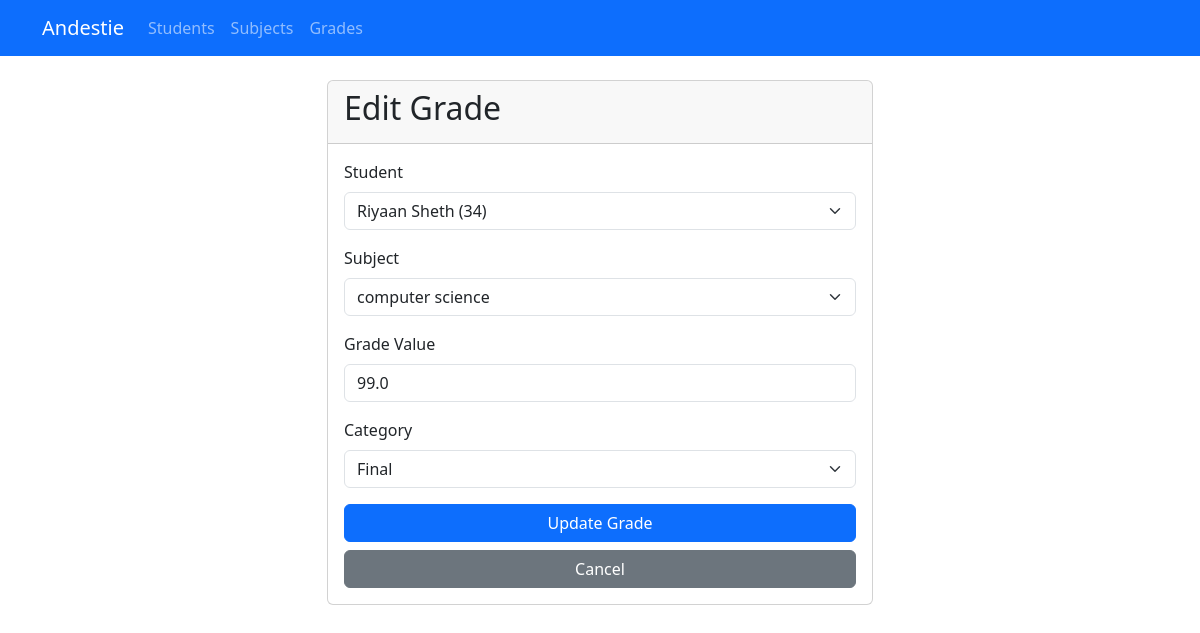
The page /grades/edit/1 on the database its author committed.
### app.py (models this page shows, shortened)
class BaseEntity:
    def validate(self):
        """Validate the entity's data"""
        pass

class Grade(db.Model, BaseEntity):
    id = db.Column(db.Integer, primary_key=True)
    student_id = db.Column(db.Integer, db.ForeignKey('student.id'), nullable=False)
    subject_id = db.Column(db.Integer, db.ForeignKey('subject.id'), nullable=False)
    grade_value = db.Column(db.Float, nullable=False)
    category = db.Column(db.String(50), nullable=False)
    date = db.Column(db.DateTime, default=datetime.utcnow)

class Student(db.Model, BaseEntity):
    id = db.Column(db.Integer, primary_key=True)
    name = db.Column(db.String(100), nullable=False)
    roll_number = db.Column(db.String(20), unique=True, nullable=False)
    class_name = db.Column(db.String(50), nullable=False)
    grades = db.relationship('Grade', backref='student', lazy=True)

class Subject(db.Model, BaseEntity):
    id = db.Column(db.Integer, primary_key=True)
    name = db.Column(db.String(100), nullable=False)
    grades = db.relationship('Grade', backref='subject', lazy=True)

### app.py (the view, shortened to what this page needs)
@app.route('/grades/edit/<int:grade_id>', methods=['GET', 'POST'])
def edit_grade(grade_id):
    grade = Grade.query.get_or_404(grade_id)
    students = Student.query.all()
    subjects = Subject.query.all()
    return render_template('grade_form.html', grade=grade, students=students, subjects=subjects)

### templates/grade_form.html (shortened to what this page needs)
{% extends "base.html" %}
{% block content %}
<div class="row">
    <div class="col-md-6 offset-md-3">
        <div class="card">
            <div class="card-header">
                <h2>{{ 'Edit' if grade else 'Add' }} Grade</h2>
            </div>
            <div class="card-body">
                <form method="POST" action="{{ url_for('add_grade') if not grade else url_for('edit_grade', grade_id=grade.id) }}">
                    <div class="mb-3">
                        <label for="student_id" class="form-label">Student</label>
                        <select class="form-select" id="student_id" name="student_id" required>
                            {% for student in students %}
                                <option value="{{ student.id }}" {% if grade and grade.student_id == student.id %}selected{% endif %}>
                                    {{ student.name }} ({{ student.roll_number }})
                                </option>
                            {% endfor %}
                        </select>
                    </div>
                    <div class="mb-3">
                        <label for="subject_id" class="form-label">Subject</label>
                        <select class="form-select" id="subject_id" name="subject_id" required>
                            {% for subject in subjects %}
                                <option value="{{ subject.id }}" {% if grade and grade.subject_id == subject.id %}selected{% endif %}>
                                    {{ subject.name }}
                                </option>
                            {% endfor %}
                        </select>
                    </div>
                    <div class="mb-3">
                        <label for="grade_value" class="form-label">Grade Value</label>
                        <input type="number" step="0.01" min="0" max="100" class="form-control" id="grade_value" name="grade_value" value="{{ grade.grade_value if grade else '' }}" required>
                    </div>
                    <div class="mb-3">
                        <label for="category" class="form-label">Category</label>
                        <select class="form-select" id="category" name="category" required>
                            <option value="Final" {% if grade and grade.category == 'Final' %}selected{% endif %}>Final</option>
                        </select>
                    </div>
                    <div class="d-grid gap-2">
                        <button type="submit" class="btn btn-primary">{{ 'Update' if grade else 'Add' }} Grade</button>
                        <a href="/grades" class="btn btn-secondary">Cancel</a>
                    </div>
                </form>
            </div>
        </div>
    </div>
</div>
{% endblock %}

### rows shown on the page
Grade: student_id "Riyaan Sheth (34)", subject_id "computer science", grade_value "99.0", category "Final"

### other values the page prints
{{ 'Edit' if grade else 'Add' }} "Edit"
{{ 'Update' if grade else 'Add' }} "Update"
